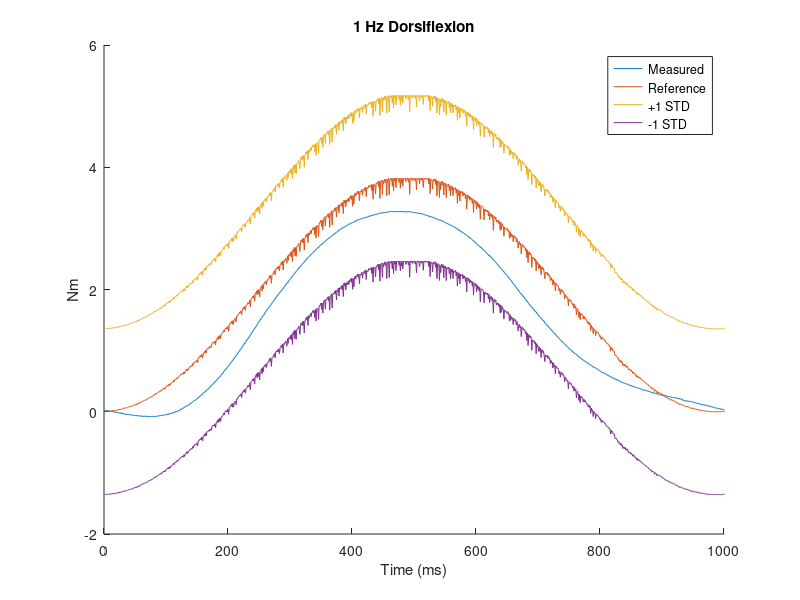

Recreate this plot in MATLAB.
clear;
clc;

p7mvcdf = load('Patient7_MVC_DF.txt');
p7df25 = load('PatNo7_VR_AnklePosNeutral_DF_1-0Hz.txt');

p7df_m = p7df25(:,1);
p7df_ref = p7df25(:,2);

serial2lbs_bipolar = 125/2048;
lbs2NmAt15cm = 4.448*.15;

n = 187;
for i = 1:64
    
    df(:,i) = p7df_m(n:1000+n);
    n = n + 1000;
 
    
end

dfm = mean(df,2);

SDdfm = std(dfm);
SDdfmP = dfm + SDdfm;
SDdfmM = dfm - SDdfm;

mvcdf1 = max(p7mvcdf(5500:9500));
mvcdf2 = max(p7mvcdf(25500:29500));
mvcdf3 = max(p7mvcdf(45500:49500));

mvcdfSerial = max([mvcdf1, mvcdf2, mvcdf3]);
mvcdf_Nm = abs(mvcdfSerial)*serial2lbs_bipolar*lbs2NmAt15cm;

refsig = p7df_ref(187:1190);
refsigser2Nm = mvcdf_Nm/4096*0.2;

ref = refsig*refsigser2Nm;
SDref = std(ref);
refp = ref + SDref;
refm = ref - SDref;

hold on;
title('1 Hz Dorsiflexion');
xlabel('Time (ms)');
ylabel('Nm');
plot(dfm*serial2lbs_bipolar*lbs2NmAt15cm+8.15);
plot(ref);
%plot(SDdfmP*serial2lbs_bipolar*lbs2NmAt15cm+8.25);
%plot(SDdfmM*serial2lbs_bipolar*lbs2NmAt15cm+8.25);
plot(refp);
plot(refm);
xlim([0 1000]);
legend('Measured','Reference','+1 STD','-1 STD');